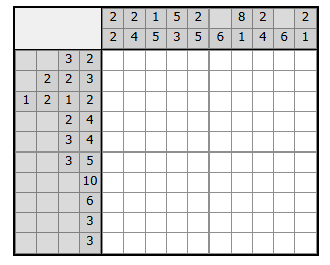
#> input picture examples/case_01_matrix.png, 330 x 265 px
$ python parser.py examples/case_01_matrix.png 10 10
#> lines starting #> are read from the running program, lines starting #| are printed output that depends on the picture; after the words box and inside, x2 and y2 are one past the last pixel; in counts of white or black regions, pixels touching at a corner belong together
"""Nonogram image parser.

Reads a clean browser screenshot of a nonogram puzzle and outputs
the row and column clue arrays as Python-ready code.

Usage:
    python src/parser.py IMAGE ROWS COLS

    IMAGE  path to the puzzle screenshot
    ROWS   number of board rows  (not counting the clue area)
    COLS   number of board columns

Example:
    python src/parser.py examples/case_01_matrix.png 10 10

Requirements:
    opencv-python, numpy, pytesseract, Pillow
    Tesseract binary: https://github.com/UB-Mannheim/tesseract/wiki
    If tesseract.exe is not on PATH, set TESSERACT_CMD below.
"""

import sys
import os

import cv2
import numpy as np
import pytesseract
from PIL import Image

# ---------------------------------------------------------------------------
# Tesseract binary path (Windows)
# If tesseract.exe is not on your PATH, set it here:
# pytesseract.pytesseract.tesseract_cmd = r"C:\Program Files\Tesseract-OCR\tesseract.exe"
# ---------------------------------------------------------------------------
_TESSERACT_DEFAULT = r"C:\Program Files\Tesseract-OCR\tesseract.exe"
if os.path.isfile(_TESSERACT_DEFAULT):
    pytesseract.pytesseract.tesseract_cmd = _TESSERACT_DEFAULT

# ---------------------------------------------------------------------------
# Tuning constants
# ---------------------------------------------------------------------------

DARK_THRESH  = 160  # gray < this → dark pixel (grid lines are ~0–80)
LINE_FRAC    = 0.25 # fraction of row/col that must be dark to count as a grid line
MERGE_DIST   = 5    # merge adjacent detected line midpoints within this many px
MIN_CELL_PX  = 15   # minimum valid cell size; gaps smaller than this are thick
                    # separators (border between clue area and board) and are filtered
INK_THRESH   = 190  # binarize cell: < 190 → ink, ≥ 190 → background
                    # captures black, blue (~29), and orange (~155) text
MIN_INK_PX   = 15   # cells with fewer dark pixels are treated as empty → None
UPSCALE      = 4    # upscale factor applied before OCR
PAD_PX       = 6    # white padding (px) added around the upscaled cell for OCR
CELL_TRIM    = 2    # px trimmed from each cell edge to remove grid-line bleed

_TESS_PSMS = [8, 7, 6]
_TESS_BASE = "--oem 3 -c tessedit_char_whitelist=0123456789"
# Binarization thresholds tried in order (190 → 170 → 150).
# Lower thresholds are stricter (fewer pixels count as ink).  They help when
# the primary threshold leaves too little contrast for Tesseract to read.
_INK_THRESHOLDS = [190, 170, 150]


# ---------------------------------------------------------------------------
# Step 1 – Grid line detection
# ---------------------------------------------------------------------------

def _runs_to_midpoints(flags: list[bool]) -> list[int]:
    """Convert a boolean list to a list of midpoints of True-runs."""
    midpoints: list[int] = []
    in_run = False
    run_start = 0
    for i, flag in enumerate(flags):
        if flag and not in_run:
            in_run = True
            run_start = i
        elif not flag and in_run:
            in_run = False
            midpoints.append((run_start + i - 1) // 2)
    if in_run:
        midpoints.append((run_start + len(flags) - 1) // 2)
    return midpoints


def _merge_close(points: list[int], dist: int) -> list[int]:
    """Merge points that are within dist of each other (keep average)."""
    if not points:
        return []
    merged = [points[0]]
    for p in points[1:]:
        if p - merged[-1] <= dist:
            merged[-1] = (merged[-1] + p) // 2
        else:
            merged.append(p)
    return merged


def _filter_min_gap(lines: list[int], min_gap: int) -> list[int]:
    """Drop any line that is less than min_gap pixels after the previous kept line.

    Thick visual separators (e.g. between the clue area and the board) create
    two or more closely-spaced dark bands. This pass collapses them: the first
    line of the pair is kept, subsequent lines that are too close are skipped.
    """
    if not lines:
        return []
    result = [lines[0]]
    for line in lines[1:]:
        if line - result[-1] >= min_gap:
            result.append(line)
    return result


def detect_grid_lines(gray: np.ndarray) -> tuple[list[int], list[int]]:
    """Find horizontal and vertical grid lines by dark-pixel projection.

    Returns two sorted lists of pixel positions: h_lines and v_lines.
    Each entry is the midpoint (pixel index) of one grid line band.
    """
    h, w = gray.shape
    dark = gray < DARK_THRESH

    h_flags = [(int(dark[r].sum()) / w) > LINE_FRAC for r in range(h)]
    v_flags = [(int(dark[:, c].sum()) / h) > LINE_FRAC for c in range(w)]

    h_lines = _filter_min_gap(_merge_close(_runs_to_midpoints(h_flags), MERGE_DIST), MIN_CELL_PX)
    v_lines = _filter_min_gap(_merge_close(_runs_to_midpoints(v_flags), MERGE_DIST), MIN_CELL_PX)

    if len(h_lines) < 2:
        raise RuntimeError(
            f"Only {len(h_lines)} horizontal grid line(s) found. "
            "Check that the image is a clean nonogram screenshot."
        )
    if len(v_lines) < 2:
        raise RuntimeError(
            f"Only {len(v_lines)} vertical grid line(s) found."
        )
    return h_lines, v_lines


# ---------------------------------------------------------------------------
# Step 2 – Infer clue region dimensions
# ---------------------------------------------------------------------------

def infer_clue_dimensions(
    h_lines: list[int], v_lines: list[int], n_rows: int, n_cols: int
) -> tuple[int, int]:
    """Compute how many rows/cols of cells the clue areas occupy.

    The total grid is (n_top_rows + n_rows) × (n_left_cols + n_cols).
    Grid lines bound each cell, so:
        n_total_rows = len(h_lines) - 1
        n_top_rows   = n_total_rows - n_rows
    """
    n_total_rows = len(h_lines) - 1
    n_total_cols = len(v_lines) - 1
    n_top_rows   = n_total_rows - n_rows
    n_left_cols  = n_total_cols - n_cols

    if n_top_rows < 1:
        raise RuntimeError(
            f"n_top_rows = {n_top_rows} (need ≥ 1). "
            f"Detected {len(h_lines)} horizontal lines for {n_rows} board rows. "
            "Try decreasing MERGE_DIST or check the image."
        )
    if n_left_cols < 1:
        raise RuntimeError(
            f"n_left_cols = {n_left_cols} (need ≥ 1). "
            f"Detected {len(v_lines)} vertical lines for {n_cols} board cols."
        )
    return n_top_rows, n_left_cols


# ---------------------------------------------------------------------------
# Step 3 – Cell extraction
# ---------------------------------------------------------------------------

def extract_cell(
    img_bgr: np.ndarray,
    h_lines: list[int],
    v_lines: list[int],
    row_idx: int,
    col_idx: int,
) -> np.ndarray:
    """Extract the BGR crop for the cell at grid position (row_idx, col_idx)."""
    y1 = h_lines[row_idx]     + CELL_TRIM
    y2 = h_lines[row_idx + 1] - CELL_TRIM
    x1 = v_lines[col_idx]     + CELL_TRIM
    x2 = v_lines[col_idx + 1] - CELL_TRIM
    if y2 <= y1 or x2 <= x1:
        return np.empty((0, 0, 3), dtype=np.uint8)
    return img_bgr[y1:y2, x1:x2].copy()


# ---------------------------------------------------------------------------
# Step 4 – OCR a single cell
# ---------------------------------------------------------------------------

def ocr_cell(cell_bgr: np.ndarray) -> int | None:
    """Read the digit(s) from a single clue cell.

    Returns an integer (1–99) or None for an empty cell.

    Per-threshold strategy (190 → 170 → 150):
      1. Skip if fewer than MIN_INK_PX dark pixels (treat as empty).
      2. Run all three Tesseract PSM modes; reject values outside 1–99.
      3. Resolve:
         a. All two-digit results → majority vote; PSM 8 as tiebreaker.
         b. Majority vote (≥ 2 PSMs agree).
         c. PSM 8 dropped a digit → use two-digit result that PSM 7/6 agree on.
      4. If resolved, return immediately; otherwise continue to next threshold.

    Cross-threshold fallbacks (when per-threshold resolution fails):
      F1. Count every PSM/threshold read. If one value has ≥ 2 votes, return it,
          preferring the value first seen at the HIGHEST threshold when tied.
          (Fixes "9": PSM 6 reads "9" at thresholds 190 and 170 for 2 votes, while
          PSM 8 reads the wrong "3" only at 170 and 150 — same count, but "9" was
          first seen at the highest threshold so it wins.)
      F2. Single-vote from the lowest threshold only: digit invisible at higher
          thresholds but reads cleanly on the sharpest binarisation (e.g. "8" in
          some cases that only PSM 8 reads at thresh=150).
      F3. Topology correction: "8" is misread as "3" by PSM 8 at mid-thresholds
          because the digit's two loops resemble the two arcs of "3". Detect the
          difference via enclosed-region count: an "8" has 2 holes in its binary
          representation, "3" has 0.
    """
    if cell_bgr.size == 0:
        return None

    gray = cv2.cvtColor(cell_bgr, cv2.COLOR_BGR2GRAY)
    h, w = gray.shape

    # Quick empty check at the base threshold.
    if int((gray < INK_THRESH).sum()) < MIN_INK_PX:
        return None

    def _read_psms(binary: np.ndarray) -> dict[int, int]:
        """Run all PSM modes and return {psm: value} for successful reads."""
        big = cv2.resize(binary, (w * UPSCALE, h * UPSCALE),
                         interpolation=cv2.INTER_LANCZOS4)
        padded = cv2.copyMakeBorder(big, PAD_PX, PAD_PX, PAD_PX, PAD_PX,
                                    cv2.BORDER_CONSTANT, value=255)
        pil_img = Image.fromarray(padded)
        out: dict[int, int] = {}
        for psm in _TESS_PSMS:
            raw = pytesseract.image_to_string(
                pil_img, config=f"--psm {psm} {_TESS_BASE}"
            ).strip()
            if raw.isdigit():
                v = int(raw)
                if 1 <= v <= 99:  # reject impossible clue values (e.g. "415")
                    out[psm] = v
        return out

    # [47 lines left out: function _resolve, not called in this run]

    global_votes: dict[int, int] = {}
    first_seen_idx: dict[int, int] = {}  # value → index in _INK_THRESHOLDS (0 = highest)

    for idx, thresh in enumerate(_INK_THRESHOLDS):
        binary = np.where(gray < thresh, 0, 255).astype(np.uint8)
        if int((binary == 0).sum()) < MIN_INK_PX:
            continue
        psm_results = _read_psms(binary)
        for v in psm_results.values():
            global_votes[v] = global_votes.get(v, 0) + 1
            if v not in first_seen_idx:
                first_seen_idx[v] = idx
        val = _resolve(psm_results)
        if val is not None:
            return val

    if not global_votes:
        return None

    best_count = max(global_votes.values())

    # F1: Cross-threshold vote — prefer the value first seen at the highest threshold
    # when there is a tie, since a read at thresh=190 (most ink, most complete image)
    # is more reliable than a read at thresh=150 (fewest ink pixels).
    if best_count >= 2:
        candidates = [v for v, c in global_votes.items() if c == best_count]
        return min(candidates, key=lambda v: first_seen_idx[v])

    # F2: Single-vote at the lowest threshold only — digit that only becomes readable
    # after aggressive binarisation (e.g. "8" visible only at thresh=150).
    last_idx = len(_INK_THRESHOLDS) - 1
    if (len(global_votes) == 1
            and all(first_seen_idx[v] == last_idx for v in global_votes)):
        return list(global_votes.keys())[0]

    # F3: Topology correction for "8" misread as "3" — an "8" has 2 enclosed regions
    # (the two loops), while "3" has 0. When the only vote is for "3" and the cell
    # topology has ≥ 2 holes, override to "8".
    if set(global_votes.keys()) == {3} and global_votes[3] == 1:
        thresh_3 = _INK_THRESHOLDS[first_seen_idx[3]]
        binary_3 = np.where(gray < thresh_3, 0, 255).astype(np.uint8)
        inv = cv2.bitwise_not(binary_3)
        _, hier = cv2.findContours(inv, cv2.RETR_CCOMP, cv2.CHAIN_APPROX_SIMPLE)
        if hier is not None:
            holes = sum(1 for i in range(len(hier[0])) if hier[0][i][3] >= 0)
            if holes >= 2:
                return 8

    return None


# ---------------------------------------------------------------------------
# Step 5 – Assemble clue arrays
# ---------------------------------------------------------------------------

def build_clues(
    img_bgr: np.ndarray,
    h_lines: list[int],
    v_lines: list[int],
    n_top_rows: int,
    n_left_cols: int,
    n_rows: int,
    n_cols: int,
) -> tuple[list[list[int]], list[list[int]]]:
    """OCR all clue cells and assemble row_clues and col_clues."""

    # Top clue grid: n_top_rows × n_cols
    top_grid: list[list[int | None]] = []
    for r in range(n_top_rows):
        row_vals: list[int | None] = []
        for c in range(n_cols):
            cell = extract_cell(img_bgr, h_lines, v_lines, r, n_left_cols + c)
            row_vals.append(ocr_cell(cell))
        top_grid.append(row_vals)

    # Left clue grid: n_rows × n_left_cols
    left_grid: list[list[int | None]] = []
    for r in range(n_rows):
        row_vals = []
        for c in range(n_left_cols):
            cell = extract_cell(img_bgr, h_lines, v_lines, n_top_rows + r, c)
            row_vals.append(ocr_cell(cell))
        left_grid.append(row_vals)

    # Assemble col_clues: for each column c, collect top_grid[r][c] dropping None.
    col_clues: list[list[int]] = []
    for c in range(n_cols):
        clue = [top_grid[r][c] for r in range(n_top_rows) if top_grid[r][c] is not None]
        col_clues.append(clue if clue else [0])

    # Assemble row_clues: for each row r, collect left_grid[r][c] dropping None.
    row_clues: list[list[int]] = []
    for r in range(n_rows):
        clue = [v for v in left_grid[r] if v is not None]
        row_clues.append(clue if clue else [0])

    return row_clues, col_clues


# ---------------------------------------------------------------------------
# Step 6 – Validation
# ---------------------------------------------------------------------------

# [49 lines left out: functions validate_clues, parse_nonogram_image, not called in this run]


# ---------------------------------------------------------------------------
# CLI
# ---------------------------------------------------------------------------

def parse_args() -> tuple[str, int, int]:
    if len(sys.argv) != 4:
        print("Usage: python src/parser.py IMAGE ROWS COLS", file=sys.stderr)
        print("  IMAGE  path to the puzzle screenshot", file=sys.stderr)
        print("  ROWS   number of board rows (not counting clue area)", file=sys.stderr)
        print("  COLS   number of board columns", file=sys.stderr)
        sys.exit(1)

    img_path = sys.argv[1]
    if not os.path.isfile(img_path):
        print(f"Error: image not found: {img_path}", file=sys.stderr)
        sys.exit(1)

    try:
        n_rows = int(sys.argv[2])
        n_cols = int(sys.argv[3])
        if n_rows < 1 or n_cols < 1:
            raise ValueError
    except ValueError:
        print("Error: ROWS and COLS must be positive integers", file=sys.stderr)
        sys.exit(1)

    return img_path, n_rows, n_cols


def main() -> None:
    img_path, n_rows, n_cols = parse_args()

    img_bgr = cv2.imdecode(np.fromfile(img_path, dtype=np.uint8), cv2.IMREAD_COLOR)
#> img_bgr is the input picture: shape (265, 330, 3); mean B, G, R 222.4, 222.4, 222.3
    if img_bgr is None:
        print(f"Error: could not load image: {img_path}", file=sys.stderr)
        sys.exit(1)

    gray = cv2.cvtColor(img_bgr, cv2.COLOR_BGR2GRAY)

    try:
        h_lines, v_lines = detect_grid_lines(gray)
#> in detect_grid_lines, `dark = gray < DARK_THRESH`:
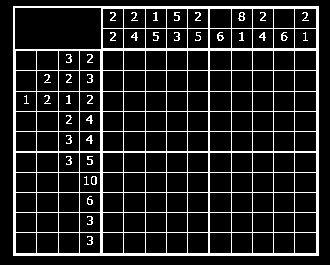
#> dark: shape (265, 330) bool; 13.4% white in thin lines or dots, all inside (x1, y1, x2, y2) = (13, 6, 319, 256)
#> in detect_grid_lines, `h_flags = [(int(dark[r].sum()) / w) > LINE_FRAC for r in range(h)]`: h_flags = 265 items, first 6: False, False, False, False, False, False
#> in detect_grid_lines, `v_flags = [(int(dark[:, c].sum()) / h) > LINE_FRAC for c in range(w)]`: v_flags = 330 items, first 6: False, False, False, False, False, False
#> the loop in _runs_to_midpoints, `for i, flag in enumerate(flags):` made 265 passes
#> (flag, in_run) on passes 7, 10, 29, 30, 49, 52: (True, True), (False, False), (True, True), (False, False), (True, True), (False, False)
#> after the loop in _runs_to_midpoints, `for i, flag in enumerate(flags):`: in_run = False; midpoints = [7, 28, 49, 70, 91, 111, 131, 151, 172, 192, 212, 232, 254]; run_start = 253
#> in _merge_close, `merged = [points[0]]`: merged = [7]
#> the loop in _merge_close, `for p in points[1:]:` made 12 passes
#> p on passes 1 to 8: 28, 49, 70, 91, 111, 131, 151, 172
#> after the loop in _merge_close, `for p in points[1:]:`: merged has the same summary as midpoints in _runs_to_midpoints
#> the loop in _filter_min_gap, `for line in lines[1:]:` made 12 passes
#> after the loop in _filter_min_gap, `for line in lines[1:]:`: result has the same summary as midpoints in _runs_to_midpoints
#> in detect_grid_lines, `h_lines = _filter_min_gap(_merge_close(_runs_to_midpoints(h_flags), ME..`: h_lines has the same summary as midpoints in _runs_to_midpoints
#> the loop in _runs_to_midpoints (call 2), `for i, flag in enumerate(flags):` made 330 passes
#> the loop in _merge_close (call 2), `for p in points[1:]:` made 15 passes
#> p on passes 1 to 8: 36, 58, 79, 91, 101, 123, 145, 166
#> the loop in _filter_min_gap (call 2), `for line in lines[1:]:` made 15 passes
#> in detect_grid_lines, `v_lines = _filter_min_gap(_merge_close(_runs_to_midpoints(v_flags), ME..`: v_lines = [14, 36, 58, 79, 101, 123, 145, 166, 187, 208, 231, 252, 273, 294, 317]
#> h_lines has the same summary as midpoints in _runs_to_midpoints
    except RuntimeError as e:
        print(f"Error (grid detection): {e}", file=sys.stderr)
        sys.exit(1)

    try:
        n_top_rows, n_left_cols = infer_clue_dimensions(h_lines, v_lines, n_rows, n_cols)
#> in infer_clue_dimensions, `n_total_rows = len(h_lines) - 1`: n_total_rows = 12
#> in infer_clue_dimensions, `n_total_cols = len(v_lines) - 1`: n_total_cols = 14
#> in infer_clue_dimensions, `n_top_rows   = n_total_rows - n_rows`: n_top_rows = 2
#> in infer_clue_dimensions, `n_left_cols  = n_total_cols - n_cols`: n_left_cols = 4
#> n_top_rows = 2; n_left_cols = 4
    except RuntimeError as e:
        print(f"Error (clue dimensions): {e}", file=sys.stderr)
        sys.exit(1)

    row_clues, col_clues = build_clues(
        img_bgr, h_lines, v_lines, n_top_rows, n_left_cols, n_rows, n_cols
    )
#> the loop in build_clues, `for r in range(n_top_rows):` made 1 pass
#> pass 1, in _read_psms, `pil_img = Image.fromarray(padded)`:
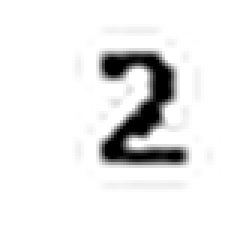
#> pil_img: PIL image 84x80 L (shown 3 times larger); min 0, max 255, mean 235.7
#> after the loop in build_clues, `for r in range(n_top_rows):`: top_grid = []

    try:
        validate_clues(row_clues, col_clues, n_rows, n_cols)
    except ValueError as e:
        print(f"Warning (validation failed): {e}", file=sys.stderr)
        # Print anyway — the user can see what was parsed.

    print(f"row_clues = {row_clues}")
    print(f"col_clues = {col_clues}")


if __name__ == "__main__":
    main()
#> (the call stopped at in _read_psms, `raw = pytesseract.image_to_string( pil_img, config=f"--psm {psm} {_TES..`: pytesseract is not available in this run)

$ run again, with examples/case_05_matrix.png copied over examples/case_01_matrix.png
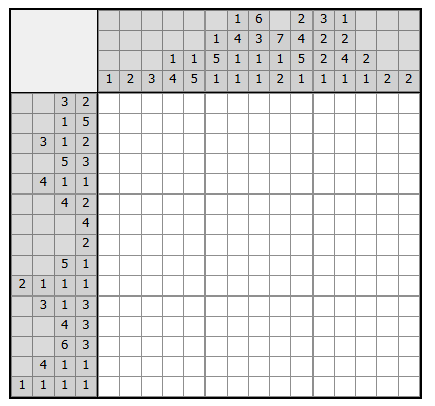
#> input picture examples/case_05_matrix.png, 435 x 406 px
#> in main, img_bgr is the input picture: shape (406, 435, 3); mean B, G, R 224.5, 224.5, 224.5
#> in detect_grid_lines, `dark = gray < DARK_THRESH`:
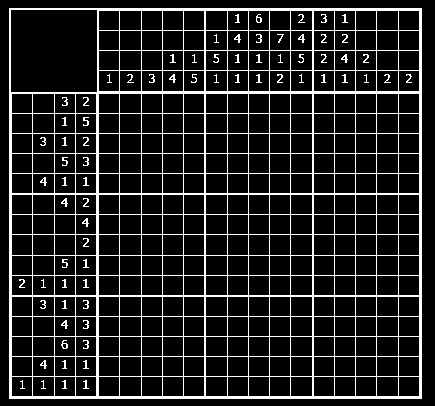
#> dark: shape (406, 435) bool; 12.8% white in thin lines or dots
#> h_flags = 406 items, first 6: False, False, False, False, False, False
#> v_flags = 435 items, first 6: False, False, False, False, False, False
#> the loop in _runs_to_midpoints, `for i, flag in enumerate(flags):` made 406 passes
#> (flag, in_run) on passes 9, 12, 31, 32, 51, 52: (True, True), (False, False), (True, True), (False, False), (True, True), (False, False)
#> after the loop in _runs_to_midpoints, `for i, flag in enumerate(flags):`: in_run = False; midpoints = [9, 30, 50, 70, 92, 113, 133, 153, 173, 193, 214, 234, 255, 275, 295, 316, 336, 356, 376, 397]; run_start = 396
#> in _merge_close, `merged = [points[0]]`: merged = [9]
#> the loop in _merge_close, `for p in points[1:]:` made 19 passes
#> p on passes 1 to 8: 30, 50, 70, 92, 113, 133, 153, 173
#> after the loop in _merge_close, `for p in points[1:]:`: merged has the same summary as midpoints in _runs_to_midpoints
#> the loop in _filter_min_gap, `for line in lines[1:]:` made 19 passes
#> after the loop in _filter_min_gap, `for line in lines[1:]:`: result has the same summary as midpoints in _runs_to_midpoints
#> in detect_grid_lines, `h_lines = _filter_min_gap(_merge_close(_runs_to_midpoints(h_flags), ME..`: h_lines has the same summary as midpoints in _runs_to_midpoints
#> the loop in _runs_to_midpoints (call 2), `for i, flag in enumerate(flags):` made 435 passes
#> the loop in _merge_close (call 2), `for p in points[1:]:` made 21 passes
#> p on passes 1 to 8: 32, 54, 64, 75, 86, 97, 119, 141
#> the loop in _filter_min_gap (call 2), `for line in lines[1:]:` made 21 passes
#> in detect_grid_lines, `v_lines = _filter_min_gap(_merge_close(_runs_to_midpoints(v_flags), ME..`: v_lines = [10, 32, 54, 75, 97, 119, 141, 162, 183, 204, 227, 248, 269, 290, 312, 334, 355, 376, 398, 420]
#> in main, `h_lines, v_lines = detect_grid_lines(gray)`: h_lines has the same summary as midpoints in _runs_to_midpoints
#> n_total_rows = 19
#> in infer_clue_dimensions, `n_top_rows   = n_total_rows - n_rows`: n_top_rows = 9
#> the loop in build_clues, `for r in range(n_top_rows):` made 1 pass
#> pass 1, in _read_psms, `pil_img = Image.fromarray(padded)`:
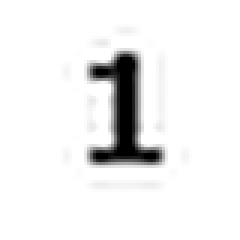
#> pil_img: PIL image 80x80 L (shown 3 times larger); min 0, max 255, mean 238.8
#> after the loop in build_clues, `for r in range(n_top_rows):`: top_grid = []
